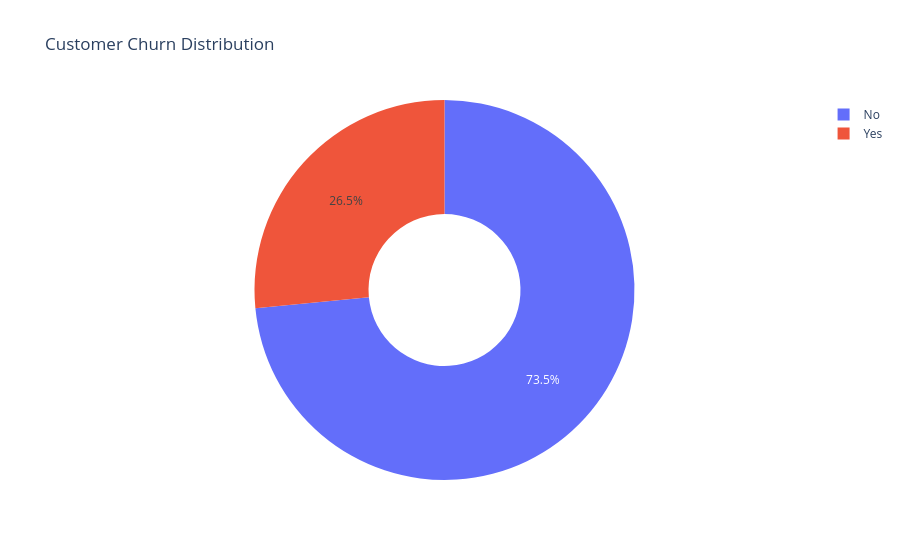

Write notebook code for a chart like this one.
### Code cell
import plotly.express as px

fig = px.pie(
    df,
    names="Churn",
    title="Customer Churn Distribution",
    hole=0.4
)

fig.show()

### Figure 1 — Plotly figure (JSON) as saved in the notebook; plotly's stock layout.template omitted (floating-point values rounded to 4 significant figures; data arrays with more than 128 entries replaced by an {"elided": "..."} marker saying what was removed)
{"data": [{"domain": {"x": [0, 1], "y": [0, 1]}, "hole": 0.4, "hovertemplate": "Churn=%{label}<extra></extra>", "labels": {"elided": "7043 str values"}, "legendgroup": "", "name": "", "showlegend": true, "type": "pie"}], "layout": {"legend": {"tracegroupgap": 0}, "title": {"text": "Customer Churn Distribution"}}}
